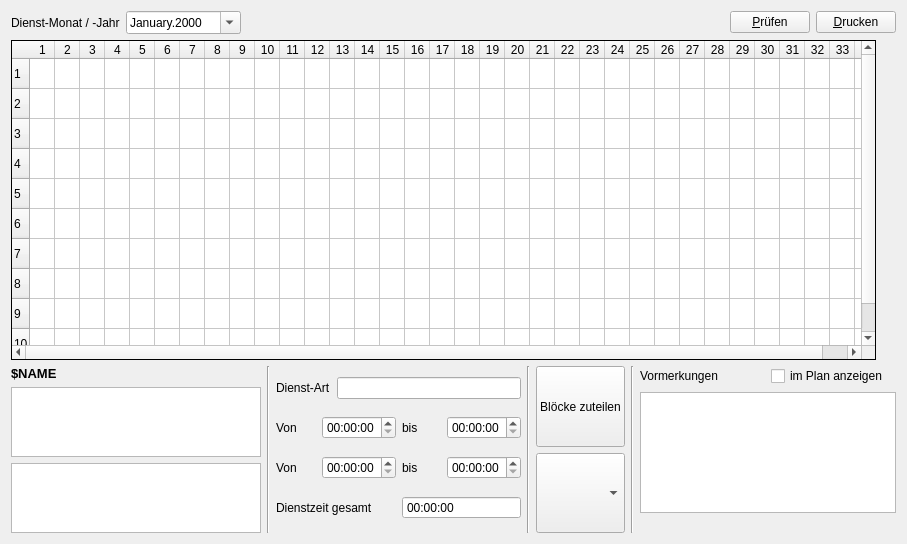
<?xml version="1.0" encoding="UTF-8"?>
<ui version="4.0">
 <class>CRosterWindow</class>
 <widget class="QWidget" name="CRosterWindow">
  <property name="geometry">
   <rect>
    <x>0</x>
    <y>0</y>
    <width>907</width>
    <height>544</height>
   </rect>
  </property>
  <property name="windowTitle">
   <string>Dienstplan</string>
  </property>
  <layout class="QVBoxLayout" name="verticalLayout">
   <item>
    <layout class="QHBoxLayout" name="horizontalLayout_2">
     <item>
      <widget class="QLabel" name="label">
       <property name="text">
        <string>Dienst-Monat / -Jahr</string>
       </property>
      </widget>
     </item>
     <item>
      <widget class="QDateEdit" name="dtedMonthChoice">
       <property name="buttonSymbols">
        <enum>QAbstractSpinBox::PlusMinus</enum>
       </property>
       <property name="currentSection">
        <enum>QDateTimeEdit::MonthSection</enum>
       </property>
       <property name="displayFormat">
        <string>MMMM.yyyy</string>
       </property>
       <property name="calendarPopup">
        <bool>true</bool>
       </property>
      </widget>
     </item>
     <item>
      <spacer name="horizontalSpacer">
       <property name="orientation">
        <enum>Qt::Horizontal</enum>
       </property>
       <property name="sizeHint" stdset="0">
        <size>
         <width>40</width>
         <height>20</height>
        </size>
       </property>
      </spacer>
     </item>
     <item>
      <widget class="QPushButton" name="cmdCheckRoster">
       <property name="text">
        <string>&amp;Prüfen</string>
       </property>
      </widget>
     </item>
     <item>
      <widget class="QPushButton" name="cmdPrint">
       <property name="text">
        <string>&amp;Drucken</string>
       </property>
      </widget>
     </item>
    </layout>
   </item>
   <item>
    <layout class="QHBoxLayout" name="horizontalLayout">
     <item>
      <widget class="QTableWidget" name="tbwRoster">
       <property name="styleSheet">
        <string notr="true"/>
       </property>
       <property name="frameShape">
        <enum>QFrame::Panel</enum>
       </property>
       <property name="frameShadow">
        <enum>QFrame::Plain</enum>
       </property>
       <property name="alternatingRowColors">
        <bool>false</bool>
       </property>
       <property name="selectionMode">
        <enum>QAbstractItemView::ExtendedSelection</enum>
       </property>
       <property name="rowCount">
        <number>10</number>
       </property>
       <property name="columnCount">
        <number>34</number>
       </property>
       <attribute name="horizontalHeaderDefaultSectionSize">
        <number>25</number>
       </attribute>
       <row/>
       <row/>
       <row/>
       <row/>
       <row/>
       <row/>
       <row/>
       <row/>
       <row/>
       <row/>
       <column/>
       <column/>
       <column/>
       <column/>
       <column/>
       <column/>
       <column/>
       <column/>
       <column/>
       <column/>
       <column/>
       <column/>
       <column/>
       <column/>
       <column/>
       <column/>
       <column/>
       <column/>
       <column/>
       <column/>
       <column/>
       <column/>
       <column/>
       <column/>
       <column/>
       <column/>
       <column/>
       <column/>
       <column/>
       <column/>
       <column/>
       <column/>
       <column/>
       <column/>
      </widget>
     </item>
     <item>
      <spacer name="verticalSpacer">
       <property name="orientation">
        <enum>Qt::Vertical</enum>
       </property>
       <property name="sizeHint" stdset="0">
        <size>
         <width>20</width>
         <height>400</height>
        </size>
       </property>
      </spacer>
     </item>
    </layout>
   </item>
   <item>
    <layout class="QHBoxLayout" name="horizontalLayout_8">
     <item>
      <layout class="QVBoxLayout" name="verticalLayout_6">
       <item>
        <widget class="QLabel" name="lblName">
         <property name="font">
          <font>
           <pointsize>10</pointsize>
           <weight>75</weight>
           <bold>true</bold>
           <kerning>true</kerning>
          </font>
         </property>
         <property name="text">
          <string>&lt;html&gt;&lt;head/&gt;&lt;body&gt;&lt;p&gt;$NAME&lt;/p&gt;&lt;/body&gt;&lt;/html&gt;</string>
         </property>
        </widget>
       </item>
       <item>
        <layout class="QHBoxLayout" name="horizontalLayout_9">
         <item>
          <widget class="QTableWidget" name="tableWidget">
           <property name="sizePolicy">
            <sizepolicy hsizetype="Maximum" vsizetype="Maximum">
             <horstretch>0</horstretch>
             <verstretch>0</verstretch>
            </sizepolicy>
           </property>
           <property name="maximumSize">
            <size>
             <width>250</width>
             <height>80</height>
            </size>
           </property>
          </widget>
         </item>
        </layout>
       </item>
       <item>
        <widget class="QTableWidget" name="tableWidget_2">
         <property name="sizePolicy">
          <sizepolicy hsizetype="Maximum" vsizetype="Maximum">
           <horstretch>0</horstretch>
           <verstretch>0</verstretch>
          </sizepolicy>
         </property>
         <property name="maximumSize">
          <size>
           <width>250</width>
           <height>80</height>
          </size>
         </property>
        </widget>
       </item>
      </layout>
     </item>
     <item>
      <widget class="Line" name="line_3">
       <property name="orientation">
        <enum>Qt::Vertical</enum>
       </property>
      </widget>
     </item>
     <item>
      <layout class="QVBoxLayout" name="verticalLayout_3">
       <item>
        <layout class="QHBoxLayout" name="horizontalLayout_4">
         <item>
          <widget class="QLabel" name="label_2">
           <property name="text">
            <string>Dienst-Art</string>
           </property>
          </widget>
         </item>
         <item>
          <widget class="QLineEdit" name="txtDutyType">
           <property name="alignment">
            <set>Qt::AlignCenter</set>
           </property>
           <property name="readOnly">
            <bool>true</bool>
           </property>
          </widget>
         </item>
        </layout>
       </item>
       <item>
        <layout class="QHBoxLayout" name="horizontalLayout_5">
         <item>
          <widget class="QLabel" name="label_3">
           <property name="text">
            <string>Von</string>
           </property>
          </widget>
         </item>
         <item>
          <widget class="QTimeEdit" name="timFrom"/>
         </item>
         <item>
          <widget class="QLabel" name="label_4">
           <property name="text">
            <string>bis</string>
           </property>
          </widget>
         </item>
         <item>
          <widget class="QTimeEdit" name="timTo"/>
         </item>
        </layout>
       </item>
       <item>
        <layout class="QHBoxLayout" name="horizontalLayout_6">
         <item>
          <widget class="QLabel" name="label_6">
           <property name="text">
            <string>Von</string>
           </property>
          </widget>
         </item>
         <item>
          <widget class="QTimeEdit" name="timFrom2"/>
         </item>
         <item>
          <widget class="QLabel" name="label_5">
           <property name="text">
            <string>bis</string>
           </property>
          </widget>
         </item>
         <item>
          <widget class="QTimeEdit" name="timTo2"/>
         </item>
        </layout>
       </item>
       <item>
        <layout class="QHBoxLayout" name="horizontalLayout_7">
         <item>
          <widget class="QLabel" name="label_7">
           <property name="text">
            <string>Dienstzeit gesamt</string>
           </property>
          </widget>
         </item>
         <item>
          <widget class="QTimeEdit" name="timDura">
           <property name="focusPolicy">
            <enum>Qt::NoFocus</enum>
           </property>
           <property name="readOnly">
            <bool>true</bool>
           </property>
           <property name="buttonSymbols">
            <enum>QAbstractSpinBox::NoButtons</enum>
           </property>
          </widget>
         </item>
        </layout>
       </item>
      </layout>
     </item>
     <item>
      <widget class="Line" name="line">
       <property name="orientation">
        <enum>Qt::Vertical</enum>
       </property>
      </widget>
     </item>
     <item>
      <layout class="QVBoxLayout" name="verticalLayout_2">
       <item>
        <widget class="QPushButton" name="cmdBlocks">
         <property name="sizePolicy">
          <sizepolicy hsizetype="Preferred" vsizetype="Preferred">
           <horstretch>0</horstretch>
           <verstretch>0</verstretch>
          </sizepolicy>
         </property>
         <property name="text">
          <string>Blöcke zuteilen</string>
         </property>
         <property name="checkable">
          <bool>true</bool>
         </property>
        </widget>
       </item>
       <item>
        <widget class="QComboBox" name="cmbDutyType">
         <property name="sizePolicy">
          <sizepolicy hsizetype="Preferred" vsizetype="Preferred">
           <horstretch>0</horstretch>
           <verstretch>0</verstretch>
          </sizepolicy>
         </property>
        </widget>
       </item>
      </layout>
     </item>
     <item>
      <widget class="Line" name="line_2">
       <property name="orientation">
        <enum>Qt::Vertical</enum>
       </property>
      </widget>
     </item>
     <item>
      <layout class="QVBoxLayout" name="verticalLayout_4">
       <item>
        <layout class="QHBoxLayout" name="horizontalLayout_3">
         <item>
          <widget class="QLabel" name="label_8">
           <property name="text">
            <string>Vormerkungen</string>
           </property>
          </widget>
         </item>
         <item>
          <widget class="QCheckBox" name="cbShowAlerts">
           <property name="text">
            <string>im Plan anzeigen</string>
           </property>
          </widget>
         </item>
        </layout>
       </item>
       <item>
        <widget class="QTableWidget" name="tblPrealerts">
         <property name="sizePolicy">
          <sizepolicy hsizetype="Preferred" vsizetype="Preferred">
           <horstretch>0</horstretch>
           <verstretch>0</verstretch>
          </sizepolicy>
         </property>
         <property name="toolTip">
          <string>Doppelklicken zum Übernehmen</string>
         </property>
         <property name="editTriggers">
          <set>QAbstractItemView::NoEditTriggers</set>
         </property>
         <property name="selectionMode">
          <enum>QAbstractItemView::SingleSelection</enum>
         </property>
         <property name="rowCount">
          <number>0</number>
         </property>
         <property name="columnCount">
          <number>0</number>
         </property>
         <attribute name="horizontalHeaderVisible">
          <bool>true</bool>
         </attribute>
         <attribute name="horizontalHeaderDefaultSectionSize">
          <number>70</number>
         </attribute>
         <attribute name="verticalHeaderVisible">
          <bool>false</bool>
         </attribute>
         <attribute name="verticalHeaderCascadingSectionResizes">
          <bool>true</bool>
         </attribute>
        </widget>
       </item>
       <item>
        <spacer name="horizontalSpacer_2">
         <property name="orientation">
          <enum>Qt::Horizontal</enum>
         </property>
         <property name="sizeHint" stdset="0">
          <size>
           <width>40</width>
           <height>20</height>
          </size>
         </property>
        </spacer>
       </item>
      </layout>
     </item>
    </layout>
   </item>
  </layout>
 </widget>
 <resources/>
 <connections/>
</ui>
